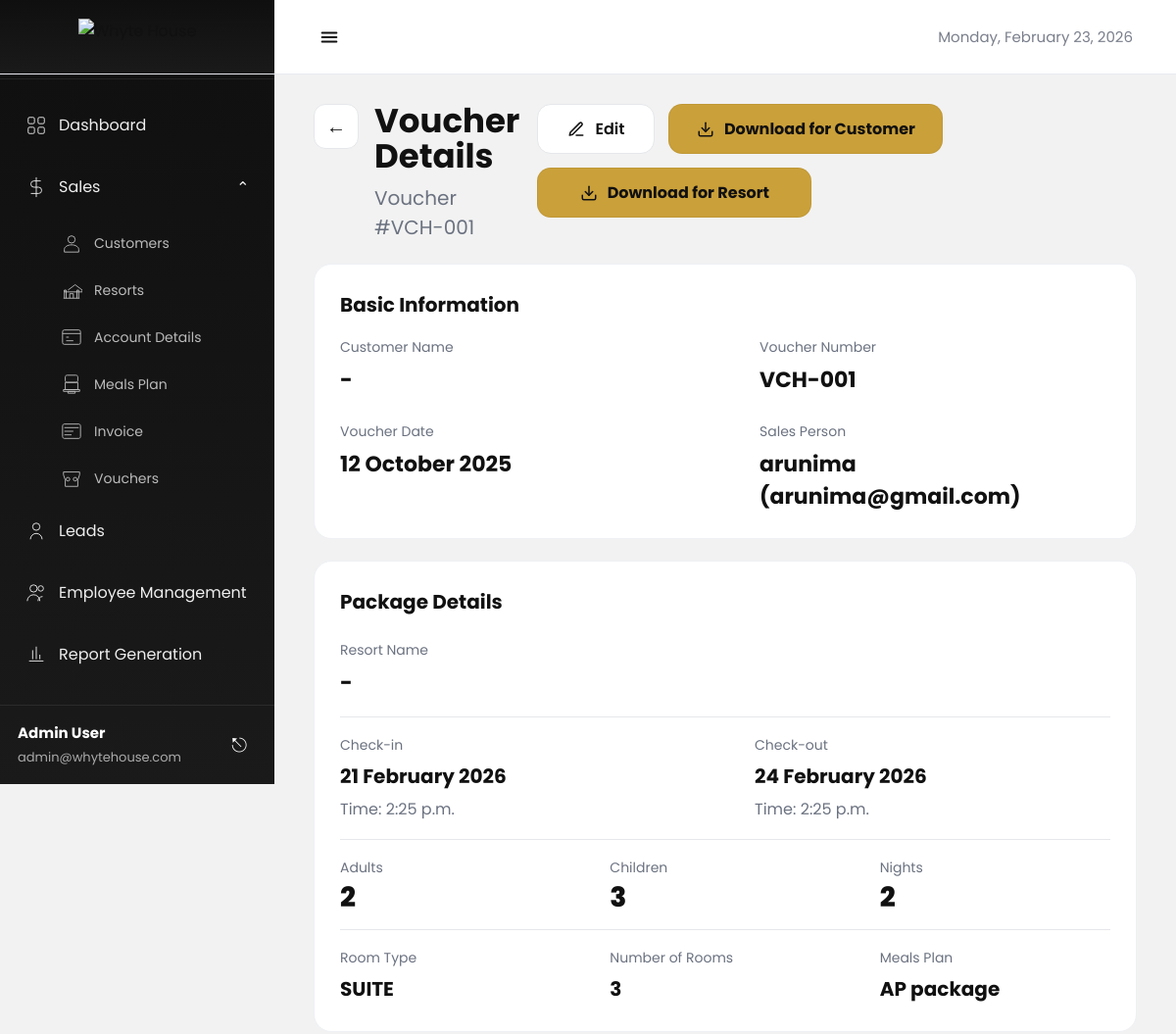
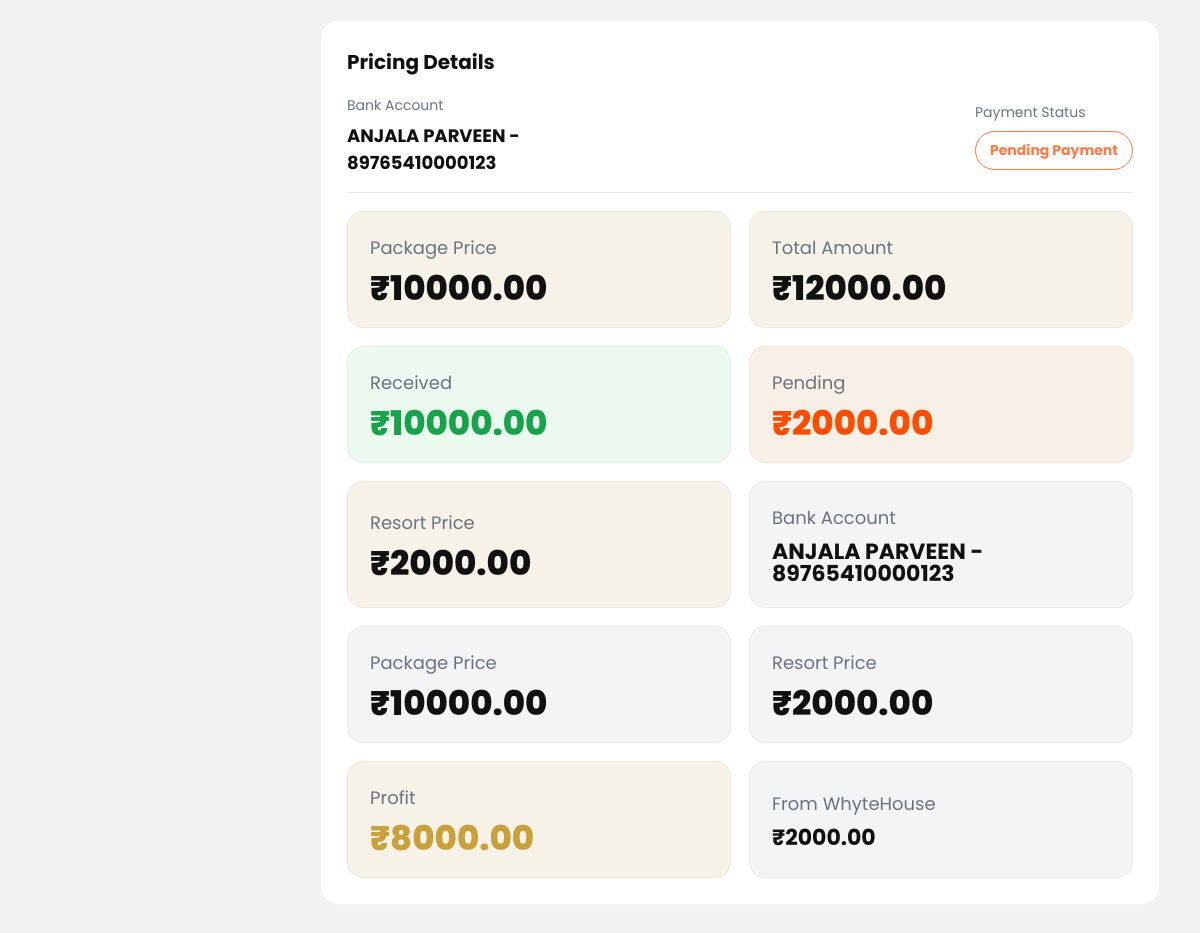
The app's page /sales/vouchers/1/ with its own data (2 pictures, top to bottom).
### admin_panel/models.py (models this page shows, shortened)
class Voucher(models.Model):
    customer = models.ForeignKey(Customer, on_delete=models.SET_NULL, null=True, blank=True)
    voucher_no = models.CharField(max_length=50, unique=True)
    voucher_date = models.DateField(null=True, blank=True)
    sales_person = models.ForeignKey(Employee, on_delete=models.SET_NULL, null=True, blank=True)
    resort = models.ForeignKey(Resort, on_delete=models.SET_NULL, null=True, blank=True)
    checkin_date = models.DateField(null=True, blank=True)
    checkout_date = models.DateField(null=True, blank=True)
    checkin_time = models.TimeField(default=time(0, 0))
    checkout_time = models.TimeField(default=time(0, 0))
    adults = models.IntegerField(default=0)
    children = models.IntegerField(default=0)
    nights = models.IntegerField(default=1)
    pax_notes = models.TextField(blank=True, default="")
    room_type = models.CharField(max_length=100, blank=True, default="")
    no_of_rooms = models.IntegerField(default=1)
    meals_plan = models.ForeignKey(Meal, on_delete=models.SET_NULL, null=True, blank=True)
    bank_account = models.ForeignKey(Account, on_delete=models.SET_NULL, null=True, blank=True)
    package_price = models.DecimalField(max_digits=10, decimal_places=2, default=0)
    resort_price = models.DecimalField(max_digits=10, decimal_places=2, default=0)
    total_amount = models.DecimalField(max_digits=10, decimal_places=2, default=0)
    received = models.DecimalField(max_digits=10, decimal_places=2, default=0)
    pending = models.DecimalField(max_digits=10, decimal_places=2, default=0)
    from_whytehouse = models.DecimalField(max_digits=10, decimal_places=2, default=0)
    profit = models.DecimalField(max_digits=10, decimal_places=2, default=0)
    note_for_resort = models.TextField(max_length=130, blank=True, default="")
    note_for_guest = models.TextField(max_length=130, blank=True, default="")
    created_at = models.DateTimeField(auto_now_add=True)
    updated_at = models.DateTimeField(auto_now=True)
    class Meta:
        ordering = ['-created_at']

class Employee(models.Model):
    STATUS_CHOICES = (
        ('Active', 'Active'),
        ('Inactive', 'Inactive'),
        ('On Leave', 'On Leave'),
    )
    name = models.CharField(max_length=200)
    email = models.EmailField(unique=True)
    phone = models.CharField(max_length=15)
    role = models.CharField(max_length=100, blank=True)
    department = models.CharField(max_length=100, blank=True)
    join_date = models.DateField(null=True, blank=True)
    salary = models.DecimalField(max_digits=10, decimal_places=2, null=True, blank=True)
    status = models.CharField(max_length=20, choices=STATUS_CHOICES, default='Active')
    profile_picture = models.ImageField(upload_to='employee/', null=True, blank=True)
    created_at = models.DateTimeField(auto_now_add=True)
    updated_at = models.DateTimeField(auto_now=True)
    def __str__(self):
        return f"{self.name} ({self.email})"
    class Meta:
        ordering = ['-created_at']

class Meal(models.Model):
    MEAL_STATUS_CHOICES = [
        ('Available', 'Available'),
        ('Unavailable', 'Unavailable'),
    ]
    name = models.CharField(max_length=255, unique=True)
    description = models.TextField(blank=True, null=True)
    included_meals = models.CharField(max_length=500, blank=True, null=True)
    status = models.CharField(
        max_length=20,
        choices=MEAL_STATUS_CHOICES,
        default='Available'
    )
    created_at = models.DateTimeField(auto_now_add=True)
    updated_at = models.DateTimeField(auto_now=True)
    def __str__(self):
        return self.name
    class Meta:
        ordering = ['-created_at']

class Account(models.Model):
    ACCOUNT_TYPE_CHOICES = [
        ('savings', 'Savings'),
        ('current', 'Current'),
        ('checking', 'Checking'),
    ]
    account_name = models.CharField(max_length=255)
    account_number = models.CharField(max_length=50, unique=True)
    bank_name = models.CharField(max_length=255)
    ifsc_code = models.CharField(max_length=11)
    account_type = models.CharField(
        max_length=20,
        choices=ACCOUNT_TYPE_CHOICES,
        default='current'
    )
    created_at = models.DateTimeField(auto_now_add=True)
    updated_at = models.DateTimeField(auto_now=True)
    def __str__(self):
        return f"{self.account_name} - {self.account_number}"
    class Meta:
        ordering = ['-created_at']

### admin_panel/views.py (the view)
# urls.py: path('vouchers/<int:voucher_id>/', views.view_voucher, name='view_voucher'),
def view_voucher(request, voucher_id):
    try:
        voucher = Voucher.objects.get(id=voucher_id)
        return render(request, "admin/sales/vouchers/view_vouchers.html", {"voucher": voucher})
    except Voucher.DoesNotExist:
        messages.error(request, "Voucher not found.")
        return redirect("sales:voucher_list")

### templates/admin/sales/vouchers/view_vouchers.html (shortened to what this page needs)
{% load static %}
<!DOCTYPE html>
<html lang="en">
<head>
</head>
<body>
  {% include "admin/header.html" %}
  {% include "admin/sidebar.html" %}
<div class="main">
  <div class="top-row">
    <div class="left-head">
      <a class="back-btn" href="{% url 'sales:voucher_list' %}">←</a>
      <div class="hgroup">
        <div class="title">Voucher<br>Details</div>
        <div class="sub">
          Voucher<br>
          #{{ voucher.voucher_no|default:"VCH001" }}
        </div>
      </div>
    </div>
    <div class="actions">
      <a class="edit-btn" href="{% url 'sales:edit_voucher' voucher.id %}">
        <svg viewBox="0 0 24 24" fill="none" stroke="currentColor" stroke-width="2"
             stroke-linecap="round" stroke-linejoin="round">
          <path d="M12 20h9"/>
          <path d="M16.5 3.5a2.1 2.1 0 0 1 3 3L7 19l-4 1 1-4Z"/>
        </svg>
        Edit
      </a>
      <a class="gold-btn" href="{{ download_customer_url|default:'#' }}">
        <svg viewBox="0 0 24 24" fill="none" stroke="currentColor" stroke-width="2"
             stroke-linecap="round" stroke-linejoin="round">
          <path d="M21 15v4a2 2 0 0 1-2 2H5a2 2 0 0 1-2-2v-4"/>
          <path d="M7 10l5 5 5-5"/>
          <path d="M12 15V3"/>
        </svg>
        Download for Customer
      </a>
      <a class="gold-btn" href="{{ download_resort_url|default:'#' }}">
        <svg viewBox="0 0 24 24" fill="none" stroke="currentColor" stroke-width="2"
             stroke-linecap="round" stroke-linejoin="round">
          <path d="M21 15v4a2 2 0 0 1-2 2H5a2 2 0 0 1-2-2v-4"/>
          <path d="M7 10l5 5 5-5"/>
          <path d="M12 15V3"/>
        </svg>
        Download for Resort
      </a>
    </div>
  </div>
  <div class="card">
    <div class="card-title">Basic Information</div>
    <div class="basic-grid">
      <div class="item">
        <div class="label">Customer Name</div>
        <div class="value">{{ voucher.customer_name|default:"-" }}</div>
      </div>
      <div class="item">
        <div class="label">Voucher Number</div>
        <div class="value">{{ voucher.voucher_no|default:"VCH001" }}</div>
      </div>
      <div class="item">
        <div class="label">Voucher Date</div>
        <div class="value">{{ voucher.voucher_date|date:"d F Y"|default:"-" }}</div>
      </div>
      <div class="item">
        <div class="label">Sales Person</div>
        <div class="value">{{ voucher.sales_person|default:"-" }}</div>
      </div>
    </div>
  </div>
  <div class="card">
    <div class="card-title">Package Details</div>
    <div class="resort-block">
      <div class="label">Resort Name</div>
      <div class="value">{{ voucher.resort_name|default:"-" }}</div>
    </div>
    <div class="two-split">
      <div class="date-box">
        <div class="label">Check-in</div>
        <div class="value">{{ voucher.checkin_date|date:"d F Y"|default:"-" }}</div>
        <div class="time">Time: {{ voucher.checkin_time|default:"-" }}</div>
      </div>
      <div class="date-box">
        <div class="label">Check-out</div>
        <div class="value">{{ voucher.checkout_date|date:"d F Y"|default:"-" }}</div>
        <div class="time">Time: {{ voucher.checkout_time|default:"-" }}</div>
      </div>
    </div>
    <div class="stats-row">
      <div class="small">
        <div class="label">Adults</div>
        <div class="value">{{ voucher.adults|default:"-" }}</div>
      </div>
      <div class="small">
        <div class="label">Children</div>
        <div class="value">{{ voucher.children|default:"-" }}</div>
      </div>
      <div class="small">
        <div class="label">Nights</div>
        <div class="value">{{ voucher.nights|default:"-" }}</div>
      </div>
    </div>
    <div class="bottom-row">
      <div>
        <div class="label">Room Type</div>
        <div class="value">{{ voucher.room_type|default:"N/A" }}</div>
      </div>
      <div>
        <div class="label">Number of Rooms</div>
        <div class="value">{{ voucher.no_of_rooms|default:"-" }}</div>
      </div>
      <div>
        <div class="label">Meals Plan</div>
        <div class="value">{{ voucher.meals_plan|default:"-" }}</div>
      </div>
    </div>
  </div>
  <div class="card">
    <div class="card-title">Pricing Details</div>
    <div class="pricing-top">
      <div class="pricing-left">
        <div>
          <div class="label">Bank Account</div>
          <div class="value">{{ voucher.bank_account|default:"-" }}</div>
        </div>
      </div>
      <div class="status-wrap">
        <div class="label">Payment Status</div>
        <div class="status-pill">{{ voucher.payment_status|default:"Pending Payment" }}</div>
      </div>
    </div>
    <div class="price-grid">
      <div class="pbox">
        <div class="label">Package Price</div>
        <div class="val">₹{{ voucher.package_price|default:"0" }}</div>
      </div>
      <div class="pbox">
        <div class="label">Total Amount</div>
        <div class="val">₹{{ voucher.total_amount|default:"0" }}</div>
      </div>
      <div class="pbox green">
        <div class="label">Received</div>
        <div class="val green">₹{{ voucher.received|default:"0" }}</div>
      </div>
      <div class="pbox orange">
        <div class="label">Pending</div>
        <div class="val orange">₹{{ voucher.pending|default:"0" }}</div>
      </div>
      <div class="pbox">
        <div class="label">Resort Price</div>
        <div class="val">₹{{ voucher.resort_price|default:"0" }}</div>
      </div>
      <div class="pbox white">
        <div class="label">Bank Account</div>
        <div class="val" style="font-size:22px;font-weight:650;">
          {{ voucher.bank_account|default:"-" }}
        </div>
      </div>
      <div class="pbox white">
        <div class="label">Package Price</div>
        <div class="val">₹{{ voucher.package_price|default:"0" }}</div>
      </div>
      <div class="pbox white">
        <div class="label">Resort Price</div>
        <div class="val">₹{{ voucher.resort_price|default:"0" }}</div>
      </div>
      <div class="pbox">
        <div class="label">Profit</div>
        <div class="val gold">₹{{ voucher.profit|default:"0" }}</div>
      </div>
      <div class="pbox white">
        <div class="label">From WhyteHouse</div>
        <div class="val" style="font-size:22px;font-weight:650;">
          ₹{{ voucher.from_whytehouse|default:"0" }}
        </div>
      </div>
    </div>
  </div>
</div>
</body>
</html>

### templates/admin/sales/vouchers/view_vouchers.html (style rules this page uses)
* { margin:0;padding:0;box-sizing:border-box;font-family:"Poppins",sans-serif }
body { background:#f5f7fb;color:#111 }
.main { margin-left:280px;padding:30px 40px }
.top-row { display:flex; align-items:flex-start; justify-content:space-between; gap:18px; margin-bottom:22px; }
.left-head { display:flex; align-items:flex-start; gap:16px; }
.back-btn { width:46px;height:46px;border-radius:12px; border:1px solid #e5e7eb;background:#fff; display:flex;align-items:center;justify-content:center; text-decoration:none;color:#111;font-size:20px;font-weight:600; }
.hgroup .title { font-size:34px;font-weight:650;line-height:1.05 }
.hgroup .sub { margin-top:10px;color:#6b7280;font-size:20px }
.actions { display:flex; gap:14px; flex-wrap:wrap; align-items:center; }
.edit-btn { display:flex;align-items:center;gap:10px; padding:12px 18px; border-radius:14px; border:1px solid #e5e7eb; background:#fff; text-decoration:none; color:#111; font-weight:600; min-width:120px; justify-content:center; }
.gold-btn { display:flex;align-items:center;gap:10px; padding:12px 18px; border-radius:14px; border:1px solid rgba(0,0,0,0.05); background:#caa03a; text-decoration:none; color:#111; font-weight:650; min-width:280px; justify-content:center; }
.edit-btn svg,.gold-btn svg { width:18px;height:18px }
.card { background:#fff; border:1px solid #eef0f4; border-radius:18px; padding:26px; margin-bottom:22px; }
.card-title { font-size:20px; font-weight:650; margin-bottom:18px; }
.basic-grid { display:grid; grid-template-columns:1fr 1fr; gap:26px 70px; }
.item .label { color:#6b7280;font-size:14px;margin-bottom:6px }
.item .value { font-size:22px;font-weight:650 }
.resort-block { padding-top:6px; padding-bottom:18px; border-bottom:1px solid #e5e7eb; }
.resort-block .label { color:#6b7280;font-size:14px;margin-bottom:6px }
.resort-block .value { font-size:22px;font-weight:650 }
.two-split { display:grid; grid-template-columns:1fr 1fr; gap:22px 60px; padding:18px 0; border-bottom:1px solid #e5e7eb; }
.date-box .label { color:#6b7280;font-size:14px;margin-bottom:6px }
.date-box .value { font-size:20px;font-weight:650 }
.date-box .time { margin-top:6px;color:#6b7280;font-size:16px }
.stats-row { display:grid; grid-template-columns:repeat(3, 1fr); gap:22px 40px; padding:18px 0; border-bottom:1px solid #e5e7eb; }
.small .label { color:#6b7280;font-size:14px;margin-bottom:6px }
.small .value { font-size:28px;font-weight:750;line-height:1 }
.bottom-row { display:grid; grid-template-columns:repeat(3, 1fr); gap:22px 40px; padding:18px 0 2px; }
.bottom-row .label { color:#6b7280;font-size:14px;margin-bottom:6px }
.bottom-row .value { font-size:20px;font-weight:650 }
.pricing-top { display:flex; justify-content:space-between; align-items:center; gap:14px; padding-bottom:16px; border-bottom:1px solid #e5e7eb; margin-bottom:18px; }
.pricing-left { display:grid; grid-template-columns:1fr 1fr; gap:16px 40px; width:60%; }
.pricing-left .label { color:#6b7280;font-size:14px;margin-bottom:6px }
.pricing-left .value { font-size:18px;font-weight:650 }
.status-wrap { text-align:left; }
.status-wrap .label { color:#6b7280;font-size:14px;margin-bottom:8px }
.status-pill { display:inline-block; padding:8px 14px; border-radius:999px; border:1.5px solid #ff7a45; color:#ff7a45; background:#fff; font-weight:650; font-size:14px; }
.price-grid { display:grid; grid-template-columns:1fr 1fr; gap:18px; margin-top:6px; }
.pbox { border-radius:16px; padding:22px 22px; min-height:110px; border:1px solid rgba(0,0,0,0.04); background:#f7f2e8; display:flex; flex-direction:column; justify-content:center; }
.pbox.white { background:#f3f4f6; }
.pbox.green { background:#ecf9ef; }
.pbox.orange { background:#f8efe6; }
.pbox .label { color:#6b7280; font-size:18px; margin-bottom:10px; }
.pbox .val { font-size:34px; font-weight:800; line-height:1; color:#111; }
.pbox .val.green { color:#16a34a }
.pbox .val.orange { color:#ff4d00 }
.pbox .val.gold { color:#caa03a }

### templates/admin/header.html (style rules this page uses)
:root { --sidebarW:280px; --hdrH:76px; --dark1:#0f0f10; --dark2:#1a1a1b; --text:#111318; --muted:#7a7f8c; --border:#e9eaef; }
* { box-sizing:border-box }

### templates/admin/sidebar.html (style rules this page uses)
* { margin:0; padding:0; box-sizing:border-box; font-family: "Poppins", sans-serif; }
body { background:#f2f2f2; }

### records on screen
Voucher: voucher_no "VCH-001", voucher_date "12 October 2025", sales_person "arunima (arunima@gmail.com)", checkin_date "21 February 2026", checkin_time "2:25 p.m.", checkout_date "24 February 2026", checkout_time "2:25 p.m.", adults "2", children "3", nights "2", room_type "SUITE", no_of_rooms "3", meals_plan "AP package", bank_account "ANJALA PARVEEN - 89765410000123", package_price "10000.00", total_amount "12000.00", received "10000.00", pending "2000.00", resort_price "2000.00", profit "8000.00", from_whytehouse "2000.00"

### other values on screen
{{ voucher.customer_name|default:"-" }} "-"
{{ voucher.resort_name|default:"-" }} "-"
{{ voucher.payment_status|default:"Pending Payment" }} "Pending Payment"
